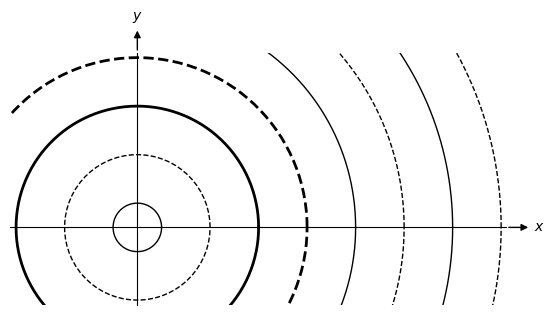

Source code (Python):
import numpy as np
import matplotlib.pyplot as plt

fig = plt.figure()
ax = plt.gca()

#-- Set axis spines at 0
for spine in ['left', 'bottom']:
    ax.spines[spine].set_position('zero')

#-- Hide the other spines...
for spine in ['right', 'top']:
    ax.spines[spine].set_color('none')

#-- Decorate the spines
arrow_length = 20 # In points

#-- X-axis arrow
ax.annotate('$x$', xy=(1, 0), xycoords=('axes fraction', 'data'), 
            xytext=(arrow_length, 0), textcoords='offset points',
            ha='left', va='center',
            arrowprops=dict(arrowstyle='<|-', fc='black'))

#-- Y-axis arrow
ax.annotate('$y$', xy=(0, 1), xycoords=('data', 'axes fraction'), 
            xytext=(0, arrow_length), textcoords='offset points',
            ha='center', va='bottom',
            arrowprops=dict(arrowstyle='<|-', fc='black'))

#-- Plot
ax.axis([-5.25*np.pi/2, 7.6*np.pi, -1.6*np.pi, 3.6*np.pi])
ax.grid(False)
ax.set_aspect(1)


# Turn off ticks
ax.set_yticks([])
ax.set_xticks([])

# Turn off tick labels
ax.set_yticklabels([])
ax.set_xticklabels([])

#-- Function

for wave in range(1,5):

    theta = np.linspace(0, 2*np.pi, int(10*wave*2*np.pi))

    r_hi = wave*2*np.pi - (3*np.pi/2)
    r_lo = wave*2*np.pi - (np.pi/2)

    x_hi = r_hi*np.cos(theta)
    y_hi = r_hi*np.sin(theta)

    x_lo = r_lo*np.cos(theta)
    y_lo = r_lo*np.sin(theta)

    if wave==2: 
        ax.plot(x_hi, y_hi, 'k-', linewidth=2)
        ax.plot(x_lo, y_lo, 'k--', linewidth=2)
    else:
        ax.plot(x_hi, y_hi, 'k-', linewidth=1)
        ax.plot(x_lo, y_lo, 'k--', linewidth=1)

plt.savefig("plot.png", bbox_inches='tight')

plt.show()
